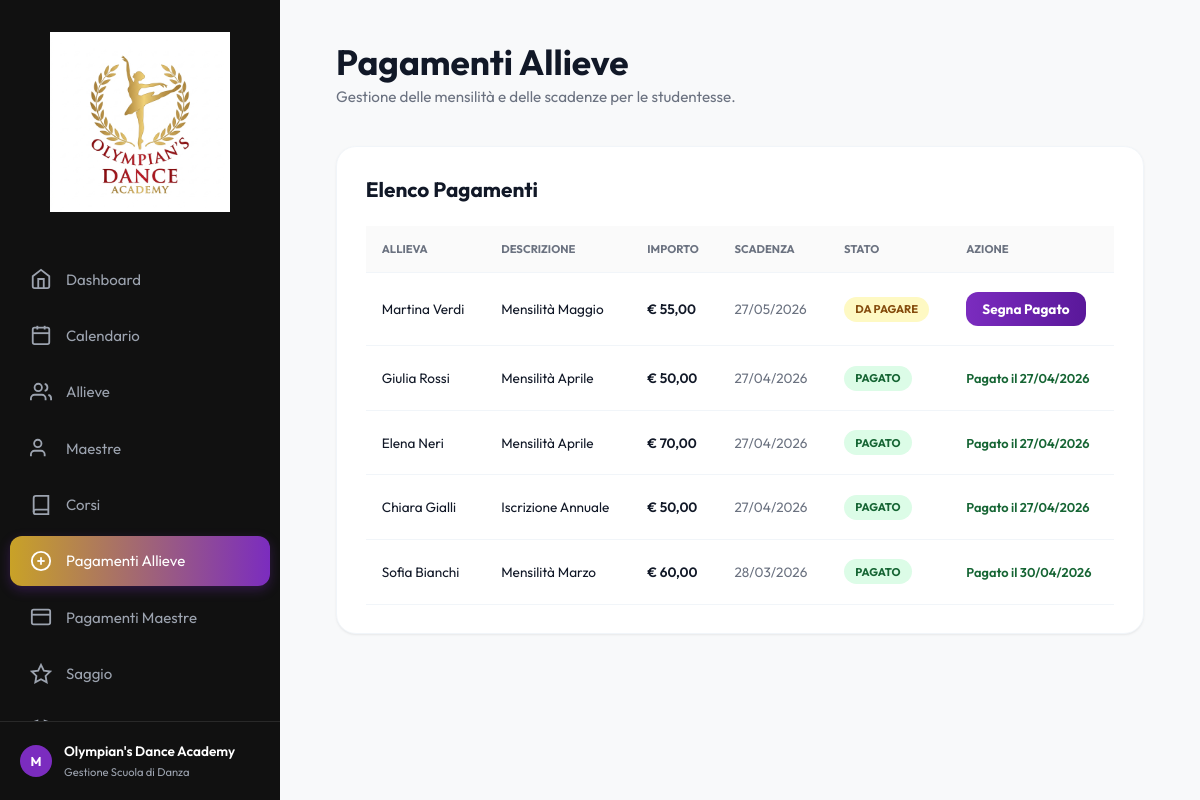
Screenshot of /pagamenti-allieve/ with the database file from the repository.
### academy/models.py (models this page shows, shortened)
class PagamentoAllieva(models.Model):
    STATI = [
        ('Da pagare', 'Da pagare'),
        ('Pagato', 'Pagato'),
        ('In ritardo', 'In ritardo'),
    ]
    id_allieva = models.ForeignKey(Allieva, on_delete=models.CASCADE, related_name='pagamenti', db_column='id_allieva')
    importo = models.DecimalField(max_digits=8, decimal_places=2)
    data_scadenza = models.DateField()
    data_pagamento = models.DateField(blank=True, null=True)
    stato = models.CharField(max_length=50, choices=STATI, default='Da pagare')
    descrizione = models.CharField(max_length=200, blank=True, null=True)
    class Meta:
        db_table = 'Pagamenti_Allieve'
        ordering = ['-data_scadenza']
    @property
    def nome_allieva(self):
        return self.id_allieva.nome if self.id_allieva else ""
    @property
    def cognome_allieva(self):
        return self.id_allieva.cognome if self.id_allieva else ""

class Allieva(models.Model):
    nome = models.CharField(max_length=100)
    cognome = models.CharField(max_length=100)
    data_nascita = models.DateField(blank=True, null=True)
    telefono = models.CharField(max_length=20, blank=True, null=True)
    email = models.EmailField(blank=True, null=True)
    data_iscrizione = models.DateField(blank=True, null=True)
    id_corso = models.ForeignKey(Corso, on_delete=models.PROTECT, related_name='allieve', db_column='id_corso')
    certificato_medico = models.DateField(blank=True, null=True, help_text="Data di scadenza del certificato medico")
    class Meta:
        db_table = 'Allieve'
        ordering = ['cognome', 'nome']
        verbose_name_plural = "Allieve"

### academy/views.py (the view)
# urls.py: path("pagamenti-allieve/", views.pagamenti_allieve, name="pagamenti_allieve"),
def pagamenti_allieve(request):
    return render(
        request,
        "pagamenti_allieve.html",
        {
            "pagamenti": PagamentoAllieva.objects.select_related(
                "id_allieva"
            ).all()
        },
    )

### academy/context_processors.py (called while the page is built)
def today(request):
    return {"date_today": date.today().isoformat()}

### academy/templatetags/academy_filters.py (called while the page is built)
@register.filter
def date_dmy(value):
    if not value:
        return ""
    text = str(value)
    if len(text) >= 10:
        return f"{text[8:10]}/{text[5:7]}/{text[0:4]}"
    return text

### templates/pagamenti_allieve.html (shortened to what this page needs)
{% extends 'base.html' %}
{% load academy_filters %}
{% block content %}
<div class="animate-in">
    <header class="header-container">
        <div class="header-title">
            <h1>Pagamenti Allieve</h1>
            <p>Gestione delle mensilità e delle scadenze per le studentesse.</p>
        </div>
    </header>
    <div class="content-box">
        <div class="box-header">
            <h2>Elenco Pagamenti</h2>
        </div>
        <div class="table-container">
            <table class="data-table">
                <thead>
                    <tr>
                        <th>Allieva</th>
                        <th>Descrizione</th>
                        <th>Importo</th>
                        <th>Scadenza</th>
                        <th>Stato</th>
                        <th>Azione</th>
                    </tr>
                </thead>
                <tbody>
                    {% for p in pagamenti %}
                    <tr>
                        <td class="course-cell">{{ p.nome_allieva }} {{ p.cognome_allieva }}</td>
                        <td>{{ p.descrizione }}</td>
                        <td style="font-weight: 600;">€ {{ p.importo|floatformat:2 }}</td>
                        <td style="color: var(--text-muted);">{{ p.data_scadenza|date_dmy }}</td>
                        <td>
                            {% if p.stato == 'Pagato' %}
                                <span class="badge badge-paid">Pagato</span>
                            {% elif p.stato == 'In ritardo' %}
                                <span class="badge badge-overdue">In ritardo</span>
                            {% else %}
                                <span class="badge badge-pending">Da pagare</span>
                            {% endif %}
                        </td>
                        <td>
                            {% if p.stato != 'Pagato' %}
                                <a href="{% url 'paga_allieva' p.id %}" class="btn btn-purple btn-sm">
                                    Segna Pagato
                                </a>
                            {% else %}
                                <span style="font-size: 0.8rem; color: #166534; font-weight: 600;">Pagato il {{ p.data_pagamento|date_dmy }}</span>
                            {% endif %}
                        </td>
                    </tr>
                    {% endfor %}
                </tbody>
            </table>
        </div>
    </div>
</div>
{% endblock %}

### static/css/style.css (style rules this page uses)
:root { --primary-color: #C9A227; --primary-hover: #B08D1E; --secondary-color: #7B2CBF; --secondary-hover: #62229B; --accent-red: #FF3131; --sidebar-bg: #111111; --sidebar-text: #9ca3af; --sidebar-text-active: #ffffff; --bg-color: #F8F9FA; --text-main: #111827; --text-muted: #6B7280; --card-bg: #ffffff; --border-color: #F1F5F9; --sidebar-width: 280px; --radius-lg: 20px; --radius-md: 12px; --shadow: 0 1px 3px 0 rgba(0, 0, 0, 0.05), 0 1px 2px 0 rgba(0, 0, 0, 0.03); --transition: all 0.3s cubic-bezier(0.4, 0, 0.2, 1); }
* { margin: 0; padding: 0; box-sizing: border-box; }
body { font-family: 'Outfit', sans-serif; background-color: var(--bg-color); color: var(--text-main); display: flex; min-height: 100vh; }
.header-container { display: flex; justify-content: space-between; align-items: flex-start; margin-bottom: 2.5rem; }
.header-title h1 { font-size: 2.2rem; font-weight: 700; margin-bottom: 0.2rem; }
.header-title p { color: var(--text-muted); font-size: 0.95rem; }
.content-box { background: white; border-radius: var(--radius-lg); padding: 1.8rem; box-shadow: var(--shadow); border: 1px solid var(--border-color); }
.box-header { display: flex; justify-content: space-between; align-items: center; margin-bottom: 1.5rem; }
.box-header h2 { font-size: 1.3rem; font-weight: 700; }
.data-table { width: 100%; border-collapse: collapse; }
.data-table th { text-align: left; padding: 1rem; font-size: 0.7rem; text-transform: uppercase; color: var(--text-muted); border-bottom: 1px solid var(--border-color); background: #fafafa; }
.data-table td { padding: 1.2rem 1rem; font-size: 0.85rem; border-bottom: 1px solid var(--border-color); }
.badge { padding: 0.35rem 0.7rem; border-radius: 20px; font-size: 0.7rem; font-weight: 700; text-transform: uppercase; display: inline-flex; align-items: center; gap: 5px; }
.badge-paid { background: #DCFCE7; color: #166534; }
.badge-pending { background: #FEF9C3; color: #854D0E; }
.btn, .action-btn { padding: 1rem 1.5rem; border-radius: var(--radius-md); font-weight: 700; display: inline-flex; align-items: center; justify-content: center; gap: 12px; text-decoration: none; font-size: 0.95rem; border: none; cursor: pointer; transition: var(--transition); }
.btn-purple, .action-btn.btn-purple { background: linear-gradient(90deg, #7B2CBF 0%, #5A189A 100%); color: white; }
.btn-sm { padding: 0.5rem 1rem; font-size: 0.85rem; }
.animate-in { animation: fadeIn 0.6s ease forwards; }

### rows the page displays
PagamentoAllieva: nome_allieva "Martina", cognome_allieva "Verdi", descrizione "Mensilità Maggio", importo "55,00", data_scadenza "27/05/2026", stato "DA PAGARE"
PagamentoAllieva: nome_allieva "Giulia", cognome_allieva "Rossi", descrizione "Mensilità Aprile", importo "50,00", data_scadenza "27/04/2026", stato "PAGATO", data_pagamento "27/04/2026"
PagamentoAllieva: nome_allieva "Elena", cognome_allieva "Neri", descrizione "Mensilità Aprile", importo "70,00", data_scadenza "27/04/2026", stato "PAGATO", data_pagamento "27/04/2026"
PagamentoAllieva: nome_allieva "Chiara", cognome_allieva "Gialli", descrizione "Iscrizione Annuale", importo "50,00", data_scadenza "27/04/2026", stato "PAGATO", data_pagamento "27/04/2026"
PagamentoAllieva: nome_allieva "Sofia", cognome_allieva "Bianchi", descrizione "Mensilità Marzo", importo "60,00", data_scadenza "28/03/2026", stato "PAGATO", data_pagamento "30/04/2026"
